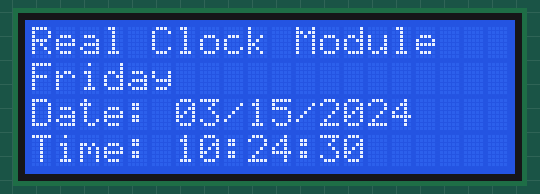
Bench run of a program on a simulated Arduino Uno, built with avr-gcc and run on an emulated ATmega328P. Shown: 20×4 character LCD. The local clock reads 2024-03-15 10:24:30 at power-on unless the program sets it.

Above: at 0.2 s.
At 4.3 s:
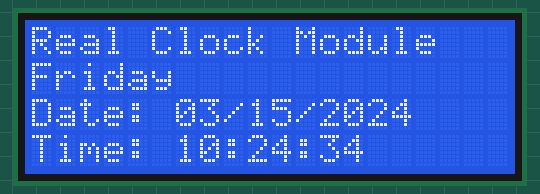
At 11.5 s:
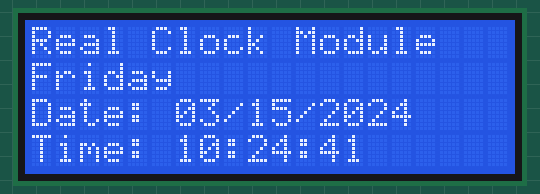
At 18.7 s:
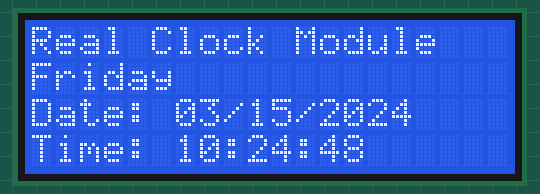
At 27.9 s:
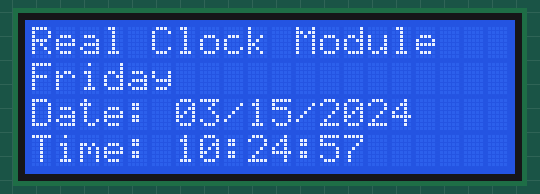
At 38.2 s:
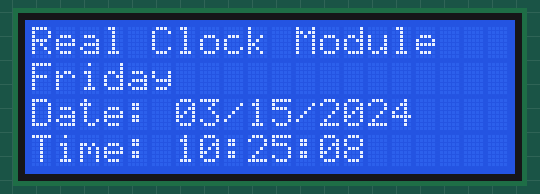

The program:

main.cpp
```cpp
#include <Arduino.h>
#include <Wire.h>
#include <LiquidCrystal_I2C.h>
#include <ThreeWire.h>
#include <RtcDS1302.h>

LiquidCrystal_I2C lcd(0x27, 20, 4);

ThreeWire wires(3, 2, 4);
RtcDS1302<ThreeWire> rtc(wires);

void setup() {
  lcd.init();
  lcd.backlight();

  lcd.setCursor(0 ,0);
  lcd.print("Real Clock Module");

  lcd.setCursor(0,2);
  lcd.print("Date: ");

  lcd.setCursor(0,3);
  lcd.print("Time: ");

  rtc.Begin();

  RtcDateTime initialDate = RtcDateTime(__DATE__, __TIME__);

  if (!rtc.IsDateTimeValid()) {
    if (rtc.GetIsWriteProtected()){
      rtc.SetIsWriteProtected(false);
    }

    rtc.SetDateTime(initialDate);

    if (!rtc.GetIsRunning()){
      rtc.SetIsRunning(true);
    }

    rtc.SetIsWriteProtected(true);
  }
}

void loop() {
  RtcDateTime date = rtc.GetDateTime();

  char dateString[11];
  char timeString[9];
  String dayOfTheWeek[7] = {"Sunday", "Monday", "Tuesday", "Wednesday", "Thursday", "Friday", "Saturday"};

  snprintf_P(dateString,
          sizeof(dateString),
          PSTR("%02u/%02u/%04u"),
          date.Month(),
          date.Day(),
          date.Year());

  snprintf_P(timeString,
          sizeof(timeString),
          PSTR("%02u:%02u:%02u"),
          date.Hour(),
          date.Minute(),
          date.Second());

  lcd.setCursor(0, 1);
  lcd.print(dayOfTheWeek[date.DayOfWeek()]);

  lcd.setCursor(6, 2);
  lcd.print(dateString);

  lcd.setCursor(6, 3);
  lcd.print(timeString);

  delay(1000);
}
```

Measured:
- what the display in image 1 shows lasts 1.1 s, from 4.2 s to 5.3 s
